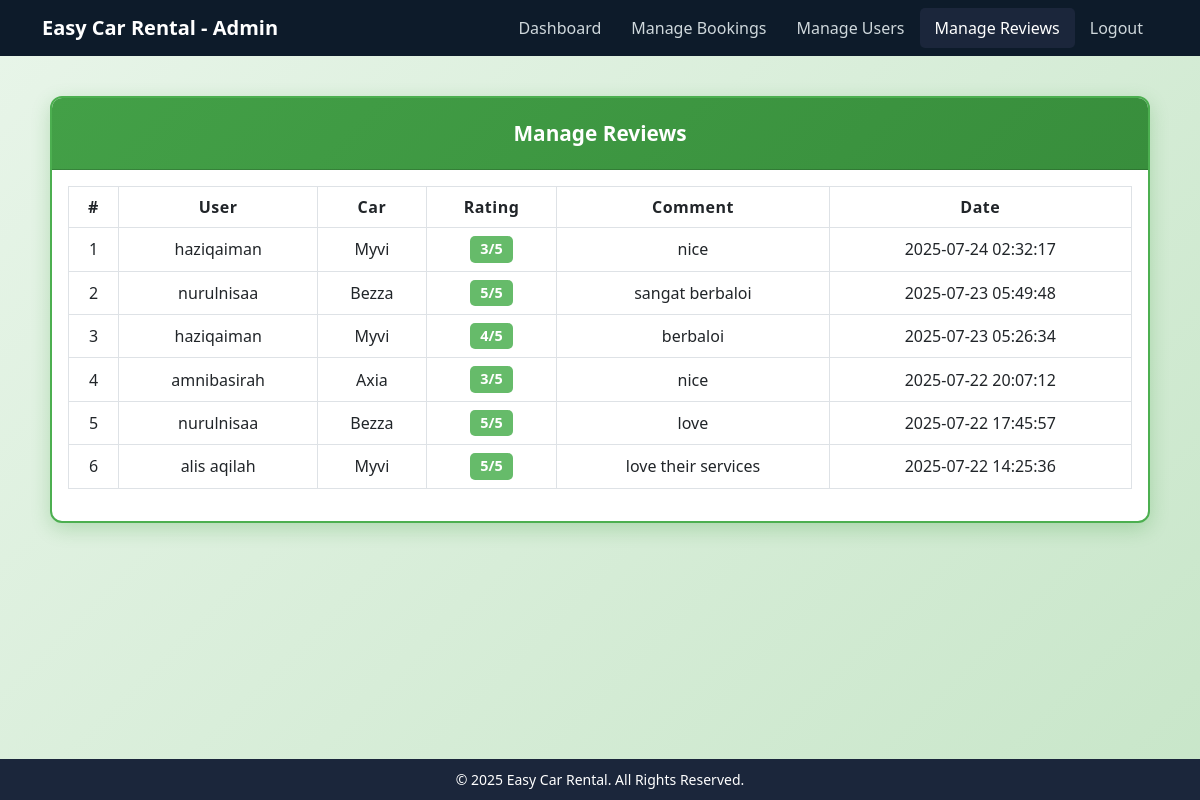
Screenshot of /easy_car_rental/admin/manage_reviews.php (signed in) with the database file from the repository.
### tables this page shows
CREATE TABLE `reviews` (
  `review_id` int(11) NOT NULL,
  `user_id` int(11) NOT NULL,
  `car_id` int(11) NOT NULL,
  `rating` int(11) NOT NULL,
  `comment` text DEFAULT NULL,
  `created_at` timestamp NOT NULL DEFAULT current_timestamp()
);

CREATE TABLE `users` (
  `user_id` int(11) NOT NULL,
  `username` varchar(50) NOT NULL,
  `email` varchar(100) NOT NULL,
  `password` varchar(255) NOT NULL,
  `role` enum('user','admin') DEFAULT 'user',
  `created_at` timestamp NOT NULL DEFAULT current_timestamp()
);

CREATE TABLE `cars` (
  `car_id` int(11) NOT NULL,
  `car_name` varchar(100) DEFAULT NULL,
  `car_model` varchar(100) DEFAULT NULL,
  `price_per_day` decimal(10,2) DEFAULT NULL,
  `image` varchar(255) DEFAULT NULL
);

### easy_car_rental/admin/manage_reviews.php (the view, shortened to what this page needs)
<?php
include '../includes/db.php';
$reviews = $conn->query("
    SELECT r.*, u.username, c.car_name
    FROM reviews r
    JOIN users u ON r.user_id = u.user_id
    JOIN cars c ON r.car_id = c.car_id
    ORDER BY r.created_at DESC
");
?>
<?php include '../includes/navbar_admin.php'; ?>
<div class="manage-reviews-container">
    <div class="card manage-card">
        <div class="card-header">
            Manage Reviews
        </div>
        <div class="card-body">
            <div class="table-responsive">
                <table class="table table-bordered table-hover align-middle">
                    <thead>
                        <tr>
                            <th>#</th>
                            <th>User</th>
                            <th>Car</th>
                            <th>Rating</th>
                            <th>Comment</th>
                            <th>Date</th>
                        </tr>
                    </thead>
                    <tbody>
                        <?php if ($reviews->num_rows > 0): ?>
                            <?php $i = 1; while ($r = $reviews->fetch_assoc()): ?>
                            <tr>
                                <td><?= $i++ ?></td>
                                <td><?= htmlspecialchars($r['username']) ?></td>
                                <td><?= htmlspecialchars($r['car_name']) ?></td>
                                <td><span class="badge bg-info"><?= $r['rating'] ?>/5</span></td>
                                <td><?= htmlspecialchars($r['comment']) ?></td>
                                <td><?= $r['created_at'] ?></td>
                            </tr>
                            <?php endwhile; ?>
                        <?php else: ?>
                            <tr><td colspan="6" class="text-center">No reviews found.</td></tr>
                        <?php endif; ?>
                    </tbody>
                </table>
            </div>
        </div>
    </div>
</div>
<?php include '../includes/footer.php'; ?>
</body>
</html>

### easy_car_rental/admin/manage_reviews.php (style rules this page uses)
body { background: linear-gradient(135deg, #e8f5e9, #c8e6c9); min-height: 100vh; font-family: 'Segoe UI', sans-serif; color: #333; }
.manage-reviews-container { display: flex; justify-content: center; align-items: center; padding: 40px 20px; }
.manage-card { background: #ffffff; border-radius: 12px; box-shadow: 0 6px 20px rgba(0, 128, 0, 0.2); width: 100%; max-width: 1100px; overflow: hidden; border: 2px solid #4caf50; }
.manage-card .card-header { background: linear-gradient(135deg, #43a047, #388e3c); color: #fff; text-align: center; font-size: 1.3rem; font-weight: bold; padding: 20px; }
table th, table td { text-align: center; vertical-align: middle; }
table thead th { background: #4caf50; color: #fff; font-size: 1rem; letter-spacing: 0.5px; }
.badge.bg-info { background-color: #66bb6a !important; color: #fff; font-size: 0.9rem; padding: 6px 10px; border-radius: 5px; }

### rows the page displays
reviews: user.username "haziqaiman", car.car_name "Myvi", rating "3", comment "nice", created_at "2025-07-24 02:32:17"
reviews: user.username "nurulnisaa", car.car_name "Bezza", rating "5", comment "sangat berbaloi", created_at "2025-07-23 05:49:48"
reviews: user.username "haziqaiman", car.car_name "Myvi", rating "4", comment "berbaloi", created_at "2025-07-23 05:26:34"
reviews: user.username "amnibasirah", car.car_name "Axia", rating "3", comment "nice", created_at "2025-07-22 20:07:12"
reviews: user.username "nurulnisaa", car.car_name "Bezza", rating "5", comment "love", created_at "2025-07-22 17:45:57"
reviews: user.username "alis aqilah", car.car_name "Myvi", rating "5", comment "love their services", created_at "2025-07-22 14:25:36"
